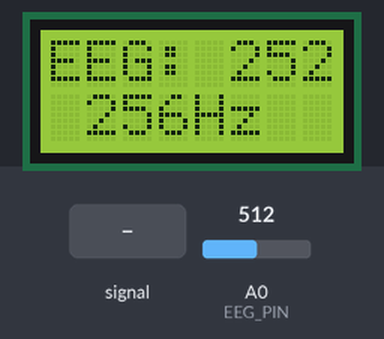
The sketch below on a simulated Arduino Uno, built with avr-gcc and run on an emulated ATmega328P. Parts: 8×2 character LCD. The test bench sets the inputs (shaded band); at power-on: A0 (EEG_PIN) = 512. The audio player accepts every command and is not drawn; what the sketch prints to the serial monitor is not drawn.

Above: at 4.3 s.
4.4 s: A0 (EEG_PIN) fed a 200 Hz sine of ±81 counts around its level
At 4.62 s:
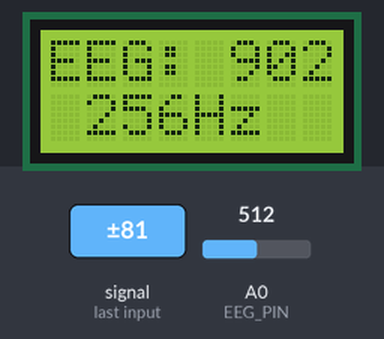
6.0 s: A0 (EEG_PIN) set to 716
At 6.22 s:
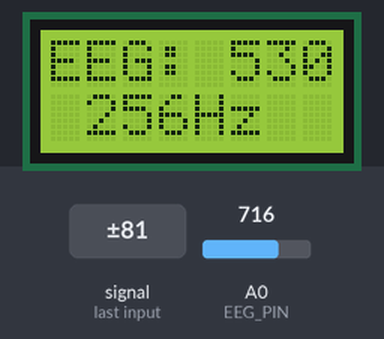
7.6 s: A0 (EEG_PIN) set to 900
At 9.13 s:
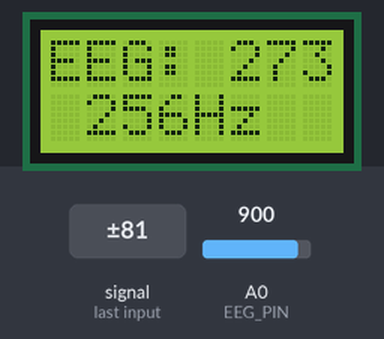
9.2 s: A0 (EEG_PIN) set to 1023
At 9.62 s:
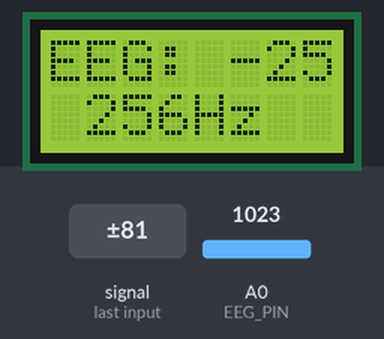
Timing chart, 0 to 11.8 s (numbered marks = the images above; inputs shaded):
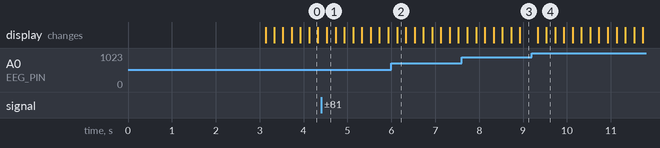

The sketch:

main.ino
```cpp
#include <Wire.h>
#include <LiquidCrystal_I2C.h>
#include <SoftwareSerial.h>
#include <DFRobotDFPlayerMini.h>

LiquidCrystal_I2C lcd(0x27, 8, 2);

SoftwareSerial dfPlayerSerial(11, 10);
DFRobotDFPlayerMini dfPlayer;

const int EEG_PIN = A0;
const int SAMPLING_RATE = 256;
const int SAMPLE_INTERVAL = 1000000 / SAMPLING_RATE;

float EEGFilter(float input);

unsigned long lastSampleTime = 0;
unsigned long lastLcdUpdate = 0;
const unsigned long LCD_UPDATE_INTERVAL = 200;
float eegValue = 0;
float rawValue = 0;
unsigned long sampleCount = 0;

void setup() {
  Serial.begin(115200);

  dfPlayerSerial.begin(9600);

  lcd.init();
  lcd.backlight();
  lcd.clear();
  lcd.setCursor(0, 0);
  lcd.print("Neuro");
  lcd.setCursor(0, 1);
  lcd.print("Netix");
  delay(500);
  if (dfPlayer.begin(dfPlayerSerial)) {
    dfPlayer.volume(25);
    dfPlayer.play(1);
  }

  #if defined(__AVR_ATmega328P__) || defined(__AVR_ATmega168__)
    ADCSRA = (ADCSRA & 0xF8) | 0x04;
  #endif

  while (!Serial) {
    ;
  }

  Serial.println("BioAmp EEG Ready");
  Serial.print("Sampling Rate: ");
  Serial.print(SAMPLING_RATE);
  Serial.println(" Hz");

  delay(2000);
  lcd.clear();
}

void loop() {
  unsigned long currentTime = micros();

  if (currentTime - lastSampleTime >= SAMPLE_INTERVAL) {
    lastSampleTime = currentTime;

    rawValue = analogRead(EEG_PIN);

    eegValue = EEGFilter(rawValue);
    sampleCount++;

    Serial.println(eegValue);
  }

  if (millis() - lastLcdUpdate >= LCD_UPDATE_INTERVAL) {
    lastLcdUpdate = millis();
    updateLCD();
  }
}

void updateLCD() {
  int displayValue = (int)eegValue;

  lcd.setCursor(0, 0);
  lcd.print("EEG:");
  if (abs(displayValue) < 100) lcd.print(" ");
  if (abs(displayValue) < 10) lcd.print(" ");
  lcd.print(displayValue);

  lcd.setCursor(0, 1);
  lcd.print(" ");
  lcd.print(SAMPLING_RATE);
  lcd.print("Hz  ");
}

float EEGFilter(float input) {
  float output = input;
  {
    static float z1, z2;
    float x = output - -0.95391350*z1 - 0.25311356*z2;
    output = 0.00735282*x + 0.01470564*z1 + 0.00735282*z2;
    z2 = z1;
    z1 = x;
  }
  {
    static float z1, z2;
    float x = output - -1.20596630*z1 - 0.60558332*z2;
    output = 1.00000000*x + 2.00000000*z1 + 1.00000000*z2;
    z2 = z1;
    z1 = x;
  }
  {
    static float z1, z2;
    float x = output - -1.97690645*z1 - 0.97706395*z2;
    output = 1.00000000*x + -2.00000000*z1 + 1.00000000*z2;
    z2 = z1;
    z1 = x;
  }
  {
    static float z1, z2;
    float x = output - -1.99071687*z1 - 0.99086813*z2;
    output = 1.00000000*x + -2.00000000*z1 + 1.00000000*z2;
    z2 = z1;
    z1 = x;
  }
  return output;
}
```
